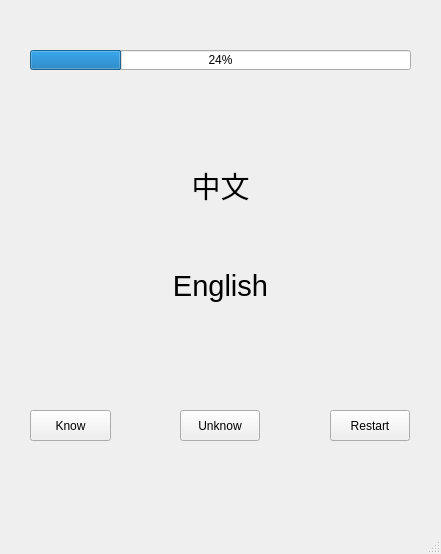
<?xml version="1.0" encoding="UTF-8"?>
<ui version="4.0">
 <class>studyMainWindow</class>
 <widget class="QMainWindow" name="studyMainWindow">
  <property name="geometry">
   <rect>
    <x>0</x>
    <y>0</y>
    <width>441</width>
    <height>554</height>
   </rect>
  </property>
  <property name="windowTitle">
   <string>MainWindow</string>
  </property>
  <widget class="QWidget" name="centralwidget">
   <widget class="QPushButton" name="knowBT">
    <property name="geometry">
     <rect>
      <x>30</x>
      <y>410</y>
      <width>81</width>
      <height>31</height>
     </rect>
    </property>
    <property name="text">
     <string>Know</string>
    </property>
   </widget>
   <widget class="QPushButton" name="unknowBT">
    <property name="geometry">
     <rect>
      <x>180</x>
      <y>410</y>
      <width>80</width>
      <height>31</height>
     </rect>
    </property>
    <property name="text">
     <string>Unknow</string>
    </property>
   </widget>
   <widget class="QPushButton" name="restartBT">
    <property name="geometry">
     <rect>
      <x>330</x>
      <y>410</y>
      <width>80</width>
      <height>31</height>
     </rect>
    </property>
    <property name="text">
     <string>Restart</string>
    </property>
   </widget>
   <widget class="QLabel" name="chineseLable">
    <property name="geometry">
     <rect>
      <x>50</x>
      <y>140</y>
      <width>341</width>
      <height>91</height>
     </rect>
    </property>
    <property name="font">
     <font>
      <pointsize>22</pointsize>
     </font>
    </property>
    <property name="text">
     <string>中文</string>
    </property>
    <property name="alignment">
     <set>Qt::AlignCenter</set>
    </property>
   </widget>
   <widget class="QLabel" name="englishLable">
    <property name="geometry">
     <rect>
      <x>50</x>
      <y>240</y>
      <width>341</width>
      <height>91</height>
     </rect>
    </property>
    <property name="font">
     <font>
      <pointsize>22</pointsize>
     </font>
    </property>
    <property name="text">
     <string>English</string>
    </property>
    <property name="alignment">
     <set>Qt::AlignCenter</set>
    </property>
   </widget>
   <widget class="QProgressBar" name="progressBar">
    <property name="geometry">
     <rect>
      <x>30</x>
      <y>50</y>
      <width>381</width>
      <height>20</height>
     </rect>
    </property>
    <property name="value">
     <number>24</number>
    </property>
   </widget>
  </widget>
  <widget class="QMenuBar" name="menubar">
   <property name="geometry">
    <rect>
     <x>0</x>
     <y>0</y>
     <width>441</width>
     <height>20</height>
    </rect>
   </property>
  </widget>
  <widget class="QStatusBar" name="statusbar"/>
 </widget>
 <resources/>
 <connections/>
</ui>
